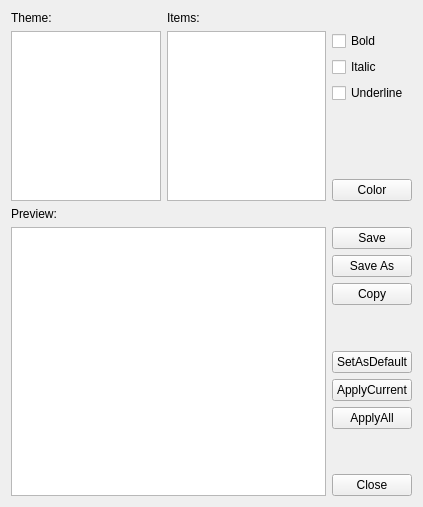
<?xml version="1.0" encoding="UTF-8"?>
<ui version="4.0">
 <class>FormThemes</class>
 <widget class="QWidget" name="FormThemes">
  <property name="geometry">
   <rect>
    <x>0</x>
    <y>0</y>
    <width>423</width>
    <height>507</height>
   </rect>
  </property>
  <property name="windowTitle">
   <string>Form</string>
  </property>
  <layout class="QGridLayout" name="gridLayout">
   <item row="0" column="0">
    <widget class="QLabel" name="labelTheme">
     <property name="maximumSize">
      <size>
       <width>40</width>
       <height>16777215</height>
      </size>
     </property>
     <property name="text">
      <string>Theme:</string>
     </property>
    </widget>
   </item>
   <item row="0" column="1">
    <widget class="QLabel" name="labelItems">
     <property name="maximumSize">
      <size>
       <width>40</width>
       <height>16777215</height>
      </size>
     </property>
     <property name="text">
      <string>Items:</string>
     </property>
    </widget>
   </item>
   <item row="1" column="0" rowspan="5">
    <widget class="QListWidget" name="listThemes">
     <property name="minimumSize">
      <size>
       <width>150</width>
       <height>170</height>
      </size>
     </property>
     <property name="maximumSize">
      <size>
       <width>150</width>
       <height>170</height>
      </size>
     </property>
    </widget>
   </item>
   <item row="1" column="1" rowspan="5">
    <widget class="QListWidget" name="listItems">
     <property name="minimumSize">
      <size>
       <width>0</width>
       <height>170</height>
      </size>
     </property>
     <property name="maximumSize">
      <size>
       <width>16777215</width>
       <height>170</height>
      </size>
     </property>
    </widget>
   </item>
   <item row="1" column="2">
    <widget class="QCheckBox" name="checkBold">
     <property name="text">
      <string>Bold</string>
     </property>
    </widget>
   </item>
   <item row="2" column="2">
    <widget class="QCheckBox" name="checkItalic">
     <property name="text">
      <string>Italic</string>
     </property>
    </widget>
   </item>
   <item row="3" column="2">
    <widget class="QCheckBox" name="checkUnderline">
     <property name="text">
      <string>Underline</string>
     </property>
    </widget>
   </item>
   <item row="4" column="2">
    <spacer name="verticalSpacer_3">
     <property name="orientation">
      <enum>Qt::Vertical</enum>
     </property>
     <property name="sizeHint" stdset="0">
      <size>
       <width>32</width>
       <height>63</height>
      </size>
     </property>
    </spacer>
   </item>
   <item row="5" column="2">
    <widget class="QPushButton" name="buttonColor">
     <property name="maximumSize">
      <size>
       <width>120</width>
       <height>16777215</height>
      </size>
     </property>
     <property name="text">
      <string>Color</string>
     </property>
    </widget>
   </item>
   <item row="6" column="0">
    <widget class="QLabel" name="labelPreview">
     <property name="text">
      <string>Preview:</string>
     </property>
    </widget>
   </item>
   <item row="7" column="0" rowspan="9" colspan="2">
    <widget class="QPlainTextEdit" name="plainThemeText"/>
   </item>
   <item row="7" column="2">
    <widget class="QPushButton" name="buttonSave">
     <property name="text">
      <string>Save</string>
     </property>
    </widget>
   </item>
   <item row="8" column="2">
    <widget class="QPushButton" name="buttonSaveAs">
     <property name="text">
      <string>Save As</string>
     </property>
    </widget>
   </item>
   <item row="9" column="2">
    <widget class="QPushButton" name="buttonCopy">
     <property name="text">
      <string>Copy</string>
     </property>
    </widget>
   </item>
   <item row="10" column="2">
    <spacer name="verticalSpacer">
     <property name="orientation">
      <enum>Qt::Vertical</enum>
     </property>
     <property name="sizeHint" stdset="0">
      <size>
       <width>20</width>
       <height>26</height>
      </size>
     </property>
    </spacer>
   </item>
   <item row="11" column="2">
    <widget class="QPushButton" name="buttonDefault">
     <property name="text">
      <string>SetAsDefault</string>
     </property>
    </widget>
   </item>
   <item row="12" column="2">
    <widget class="QPushButton" name="buttonApply">
     <property name="text">
      <string>ApplyCurrent</string>
     </property>
    </widget>
   </item>
   <item row="13" column="2">
    <widget class="QPushButton" name="buttonApplyAll">
     <property name="text">
      <string>ApplyAll</string>
     </property>
    </widget>
   </item>
   <item row="14" column="2">
    <spacer name="verticalSpacer_2">
     <property name="orientation">
      <enum>Qt::Vertical</enum>
     </property>
     <property name="sizeHint" stdset="0">
      <size>
       <width>20</width>
       <height>24</height>
      </size>
     </property>
    </spacer>
   </item>
   <item row="15" column="2">
    <widget class="QPushButton" name="buttonClose">
     <property name="text">
      <string>Close</string>
     </property>
    </widget>
   </item>
  </layout>
 </widget>
 <resources/>
 <connections/>
</ui>
